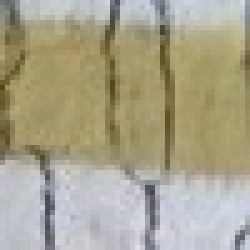
#> input picture samples/rejected samples/dab/dab_48_100.jpg, 50 x 50 px (shown 5 times larger); its folder holds only this picture in this run
$ python take_out_the_trash.py
#> lines starting #> are read from the running program, lines starting #| are printed output that depends on the picture; after the words box and inside, x2 and y2 are one past the last pixel; in counts of white or black regions, pixels touching at a corner belong together
#> in main, img is the input picture: shape (50, 50, 3); mean B, G, R 141.3, 164.1, 169.7
import numpy as np
import cv2 as cv
import shutil
import glob
import os
#załaduj obraz z folderu w pętli
# sprawdź czy obraz zawiera jakiś procent danych kolorów
    # - zielony, biały, czerwony, niebieski, zielony
#funkcja zwracająca maskę danego koloru
#sprawdzenie ile jest procentowo obszaru maski
#Zdecydowanie czy obraz należy usuunąć

def click_event(event, x, y, flags, params):
    if event==cv.EVENT_LBUTTONDOWN:
        font = cv.FONT_HERSHEY_SIMPLEX
        b = img[y, x, 0]
        g = img[y, x, 1]
        r = img[y, x, 2]

        img_hsv = cv.cvtColor(img, cv.COLOR_BGR2HSV)
        h = img_hsv[y, x, 0]
        s = img_hsv[y, x, 1]
        v = img_hsv[y, x, 2]
        # print(f'[blue : {b}, green : {g}, reed : {r}]')
        print(f'[hue : {h}, saturation : {s}, value : {v}]')

        img_hsv = cv.cvtColor(img, cv.COLOR_BGR2HSV)
        cv.imshow('image', img)

def get_hsv_mask(image, lower_hsv, upper_hsv):
#> called with lower_hsv = (20, 90, 145), upper_hsv = (25, 120, 178)
    hsv_image = cv.cvtColor(image, cv.COLOR_BGR2HSV)
#> hsv_image: shape (50, 50, 3); mean H, S, V 54.1, 56.6, 173.2
    mask = cv.inRange(hsv_image, lower_hsv, upper_hsv)
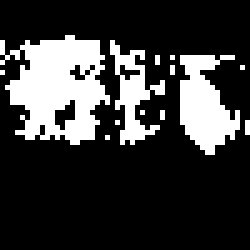
#> mask: shape (50, 50) (shown 5 times larger); 22.3% white; 13 white regions (10 under 20 px), largest, box (x1, y1, x2, y2) and area: (0, 7, 22, 29) 302, (36, 11, 48, 31) 150, (22, 8, 33, 29) 91
    return mask

def reject_image(image: cv.UMat, verbosity: int = 0) -> bool:
    #Colors to search for
    yellow_lower = (20, 90, 145)
    yellow_upper = (25, 120, 178)

    white_lower = (100, 0, 180)
    white_upper = (120, 30, 220)

    green_lower = (42, 80, 87)
    green_upper = (61, 240, 230)

    red_lower = (20, 90, 145)
    red_upper = (25, 107, 170)

    yellow_mask = get_hsv_mask(image, yellow_lower, yellow_upper)
    white_mask = get_hsv_mask(image, white_lower, white_upper)
#> call 2 of get_hsv_mask, with lower_hsv = (100, 0, 180), upper_hsv = (120, 30, 220)
#> in get_hsv_mask (call 2), `mask = cv.inRange(hsv_image, lower_hsv, upper_hsv)`:
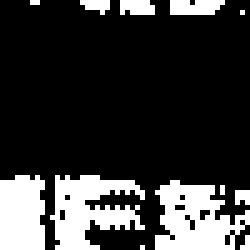
#> mask: shape (50, 50) (shown 5 times larger); 21.6% white; 12 white regions (8 under 20 px), largest, box (x1, y1, x2, y2) and area: (10, 35, 29, 50) 168, (31, 36, 50, 50) 167, (0, 35, 9, 50) 126, (34, 0, 45, 3) 29
    red_mask = get_hsv_mask(image, red_lower, red_upper)
#> call 3 of get_hsv_mask, with lower_hsv = (20, 90, 145), upper_hsv = (25, 107, 170)
#> in get_hsv_mask (call 3), `mask = cv.inRange(hsv_image, lower_hsv, upper_hsv)`:
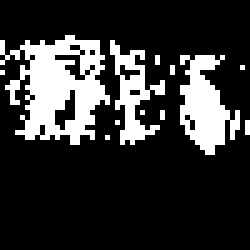
#> mask: shape (50, 50) (shown 5 times larger); 20.2% white; 12 white regions (9 under 20 px), largest, box (x1, y1, x2, y2) and area: (0, 7, 22, 29) 266, (36, 11, 48, 31) 135, (22, 8, 33, 29) 89
    green_mask = get_hsv_mask(image, green_lower, green_upper)
#> in get_hsv_mask (call 4), `mask = cv.inRange(hsv_image, lower_hsv, upper_hsv)`: mask: shape (50, 50); every value is 0

    mask = yellow_mask + white_mask + green_mask
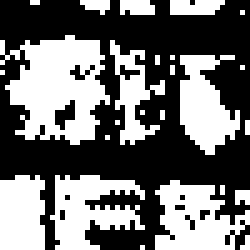
#> mask: shape (50, 50) (shown 5 times larger); 43.9% white; 25 white regions (18 under 20 px), largest, box (x1, y1, x2, y2) and area: (0, 7, 22, 29) 302, (10, 35, 29, 50) 168, (31, 36, 50, 50) 167
    mask_pixels = np.count_nonzero(mask)
#> mask_pixels = 1097
    image_pixels = image.shape[0]*image.shape[1]
#> image_pixels = 2500
    procentage = (mask_pixels/image_pixels)*100
#> procentage = 43.88

    if verbosity != 0:
        print(f'mask pixels prctntage: {procentage:.2f}%')
        cv.imshow('Image with mask', cv.bitwise_and(image, image, mask=mask))
        cv.resizeWindow('Image with mask', 200, 200)

    if procentage >= 20:
        return True
    return False

def move_file(file_name: str, file_src: str, target_dir: str) -> None:
    src_dir = os.path.join(file_src, file_name)
    target_dir = os.path.join(target_dir, file_name)
    try:
        shutil.move(src_dir, target_dir)
        print(f"Plik {file_name} został przeniesiony z {file_src} do {target_dir}.")
    except FileNotFoundError:
        print(f"Plik {file_name} nie istnieje w folderze źródłowym.")
    except Exception as e:
        print(f"Wystąpił błąd podczas przenoszenia pliku: {str(e)}")

def main():
    # wczytanie obrazu
    folders_dir = [r'samples\dab', r'samples\sosna']
    for folder_dir in folders_dir:
        for image_path in glob.iglob(f'{folder_dir}/*'):
            if (image_path.endswith('.png') or image_path.endswith('.jpg')):
                print(image_path)
                # image_path = r'samples\dab\dab_44_155.jpg'
                global img
                global img_hsv
                img = cv.imread(image_path)

                if reject_image(img) == True:
                    src_path = image_path.split('\\')
                    file_name = str(src_path[-1])
                    src_dir = '\\'.join(src_path[:-1])
#> (the run stopped early here; a loop or call above may not have finished)
